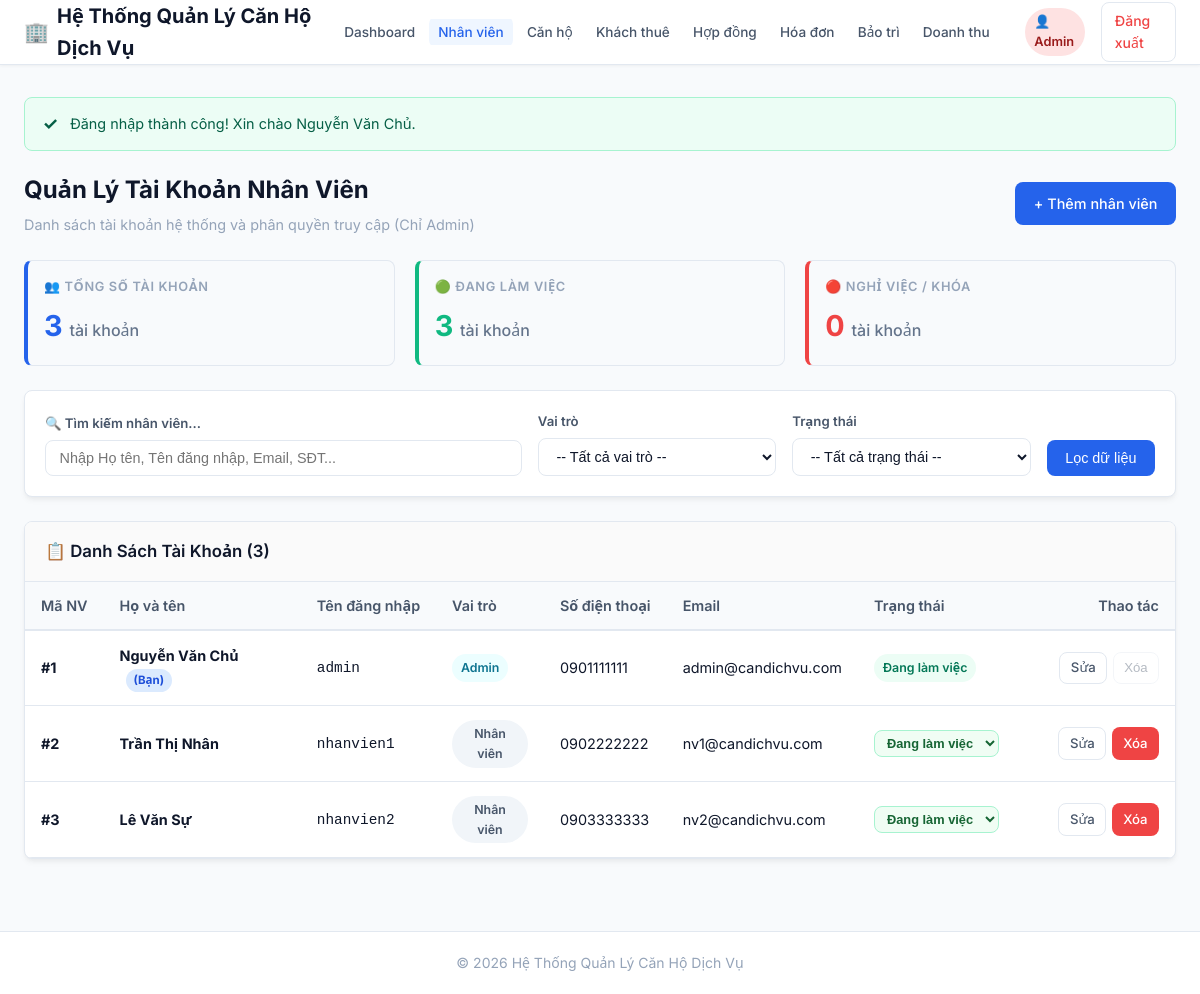
Screenshot of /QuanLyCanHo-Web/admin/nhan-vien/index.php (signed in) with the database file from the repository.
### tables this page shows
CREATE TABLE NhanVien (
    MaNV          INT AUTO_INCREMENT PRIMARY KEY,
    HoTen         VARCHAR(100) NOT NULL,
    TenDangNhap   VARCHAR(50)  NOT NULL UNIQUE,
    MatKhau       VARCHAR(255) NOT NULL,         
    VaiTro        VARCHAR(20)  NOT NULL DEFAULT 'NhanVien',  
    SoDienThoai   VARCHAR(15)  NULL,
    Email         VARCHAR(100) NULL,
    TrangThai     VARCHAR(20)  NOT NULL DEFAULT 'Đang làm việc',
    CHECK (VaiTro IN ('Admin','NhanVien'))
);

### QuanLyCanHo-Web/includes/functions.php (called while the page is built, shortened)
<?php
function e(?string $value): string
{
    return htmlspecialchars((string)($value ?? ''), ENT_QUOTES, 'UTF-8');
}
function url(string $path = ''): string
{
    $path = '/' . ltrim($path, '/');
    $scriptName = str_replace('\\', '/', $_SERVER['SCRIPT_NAME'] ?? '');
    $projectFolder = '/QuanLyCanHo-Web';
    $projectPosition = strpos($scriptName, $projectFolder);
    if ($projectPosition !== false && !str_starts_with($path, $projectFolder)) {
        $basePath = substr($scriptName, 0, $projectPosition + strlen($projectFolder));
        return $basePath . $path;
    }
    return $path;
}

### QuanLyCanHo-Web/admin/nhan-vien/index.php (the view, shortened to what this page needs)
<?php
require_once __DIR__ . '/../../includes/header.php';
$pdo = require __DIR__ . '/../../config/database.php';
$baseUrl = url('/admin/nhan-vien');
$currentUserId = (int)($_SESSION['MaNV'] ?? 0);
$totalCount = (int)$pdo->query('SELECT COUNT(*) FROM NhanVien')->fetchColumn();
$activeCount = (int)$pdo->query("SELECT COUNT(*) FROM NhanVien WHERE TrangThai = 'Đang làm việc'")->fetchColumn();
$inactiveCount = (int)$pdo->query("SELECT COUNT(*) FROM NhanVien WHERE TrangThai = 'Nghỉ việc'")->fetchColumn();
$keyword = trim((string)($_GET['keyword'] ?? ''));
$page = max(1, (int)($_GET['page'] ?? 1));
$perPage = 10;
$offset = ($page - 1) * $perPage;
$whereClauses = [];
$params = [];
$whereSql = !empty($whereClauses) ? 'WHERE ' . implode(' AND ', $whereClauses) : '';
$countStmt = $pdo->prepare("SELECT COUNT(*) FROM NhanVien $whereSql");
$countStmt->execute($params);
$totalMatching = (int)$countStmt->fetchColumn();
$sql = "SELECT * FROM NhanVien $whereSql ORDER BY MaNV ASC LIMIT $perPage OFFSET $offset";
$stmt = $pdo->prepare($sql);
$stmt->execute($params);
$employees = $stmt->fetchAll();
?>
<div class="page-header">
    <div>
        <h1 class="page-title">Quản Lý Tài Khoản Nhân Viên</h1>
        <p class="page-subtitle">Danh sách tài khoản hệ thống và phân quyền truy cập (Chỉ Admin)</p>
    </div>
    <div>
        <a href="<?= $baseUrl ?>/create.php" class="btn btn-primary">
            + Thêm nhân viên
        </a>
    </div>
</div>
<div class="detail-grid" style="grid-template-columns: repeat(auto-fit, minmax(220px, 1fr)); margin-bottom: 1.5rem;">
    <div class="detail-item" style="border-left: 4px solid var(--primary-color);">
        <div class="detail-label">👥 TỔNG SỐ TÀI KHOẢN</div>
        <div class="detail-value" style="font-size: 1.8rem; font-weight: 700; color: var(--primary-color);">
            <?= $totalCount ?> <span style="font-size: 1rem; font-weight: 500; color: #64748b;">tài khoản</span>
        </div>
    </div>
    <div class="detail-item" style="border-left: 4px solid var(--success-color);">
        <div class="detail-label">🟢 ĐANG LÀM VIỆC</div>
        <div class="detail-value" style="font-size: 1.8rem; font-weight: 700; color: var(--success-color);">
            <?= $activeCount ?> <span style="font-size: 1rem; font-weight: 500; color: #64748b;">tài khoản</span>
        </div>
    </div>
    <div class="detail-item" style="border-left: 4px solid var(--danger-color);">
        <div class="detail-label">🔴 NGHỈ VIỆC / KHÓA</div>
        <div class="detail-value" style="font-size: 1.8rem; font-weight: 700; color: var(--danger-color);">
            <?= $inactiveCount ?> <span style="font-size: 1rem; font-weight: 500; color: #64748b;">tài khoản</span>
        </div>
    </div>
</div>
<div class="filter-card mb-3">
    <form method="GET" action="" class="filter-form">
        <div class="filter-group" style="flex: 2; min-width: 250px;">
            <label for="keyword">🔍 Tìm kiếm nhân viên...</label>
            <input type="text"
                   id="keyword"
                   name="keyword"
                   class="form-control"
                   placeholder="Nhập Họ tên, Tên đăng nhập, Email, SĐT..."
                   value="<?= e($keyword) ?>">
        </div>
        <div class="filter-group" style="flex: 1; min-width: 160px;">
            <label for="role">Vai trò</label>
            <select name="role" id="role" class="form-control" onchange="this.form.submit()">
                <option value="">-- Tất cả vai trò --</option>
            </select>
        </div>
        <div class="filter-group" style="flex: 1; min-width: 160px;">
            <label for="status">Trạng thái</label>
            <select name="status" id="status" class="form-control" onchange="this.form.submit()">
                <option value="">-- Tất cả trạng thái --</option>
            </select>
        </div>
        <div style="display: flex; gap: 0.5rem; align-items: flex-end;">
            <button type="submit" class="btn btn-primary">Lọc dữ liệu</button>
        </div>
    </form>
</div>
<div class="card">
    <div class="card-header" style="background-color: #fafafa;">
        <h3 style="font-size: 1.05rem; font-weight: 600; color: var(--text-primary);">
            📋 Danh Sách Tài Khoản (<?= $totalMatching ?>)
        </h3>
    </div>
    <div class="table-responsive">
        <table class="table">
            <thead>
                <tr>
                    <th style="width: 70px;">Mã NV</th>
                    <th>Họ và tên</th>
                    <th>Tên đăng nhập</th>
                    <th>Vai trò</th>
                    <th>Số điện thoại</th>
                    <th>Email</th>
                    <th>Trạng thái</th>
                    <th style="text-align: right; width: 160px;">Thao tác</th>
                </tr>
            </thead>
            <tbody>
                <?php if (empty($employees)): ?>
                    <tr>
                        <td colspan="8" class="text-center" style="padding: 2.5rem 1rem; color: var(--text-muted);">
                            Không tìm thấy nhân viên nào phù hợp với điều kiện tìm kiếm.
                        </td>
                    </tr>
                <?php else: ?>
                    <?php foreach ($employees as $row): ?>
                        <?php $isSelf = ($currentUserId === (int)$row['MaNV']); ?>
                        <tr>
                            <td><strong>#<?= (int)$row['MaNV'] ?></strong></td>
                            <td>
                                <strong><?= e($row['HoTen']) ?></strong>
                                <?php if ($isSelf): ?>
                                    <span style="display: inline-block; padding: 2px 8px; border-radius: 9999px; font-size: 0.72rem; font-weight: 700; background-color: #dbeafe; color: #1d4ed8; margin-left: 6px;">(Bạn)</span>
                                <?php endif; ?>
                            </td>
                            <td><code><?= e($row['TenDangNhap']) ?></code></td>
                            <td>
                                <?php if ($row['VaiTro'] === 'Admin'): ?>
                                    <span class="badge badge-info">Admin</span>
                                <?php else: ?>
                                    <span class="badge badge-secondary">Nhân viên</span>
                                <?php endif; ?>
                            </td>
                            <td><?= e($row['SoDienThoai'] ?: '-') ?></td>
                            <td><?= e($row['Email'] ?: '-') ?></td>
                            <td>
                                <?php if ($isSelf): ?>
                                    <span class="badge badge-success" title="Tài khoản bạn đang đăng nhập">Đang làm việc</span>
                                <?php else: ?>
                                    <form method="POST" action="" style="display: inline-block; margin: 0;">
                                        <select name="trang_thai"
                                                class="form-control"
                                                style="padding: 0.25rem 0.5rem; font-size: 0.8rem; width: auto; font-weight: 600; display: inline-block; border-color: <?= ($row['TrangThai'] === 'Đang làm việc') ? '#a7f3d0' : '#fecaca' ?>; background-color: <?= ($row['TrangThai'] === 'Đang làm việc') ? '#f0fdf4' : '#fef2f2' ?>; color: <?= ($row['TrangThai'] === 'Đang làm việc') ? '#166534' : '#991b1b' ?>;"
                                                onchange="this.form.submit()">
                                            <option value="Đang làm việc" <?= ($row['TrangThai'] === 'Đang làm việc') ? 'selected' : '' ?>>Đang làm việc</option>
                                        </select>
                                    </form>
                                <?php endif; ?>
                            </td>
                            <td style="text-align: right; white-space: nowrap;">
                                <div style="display: inline-flex; gap: 0.35rem;">
                                    <a href="<?= $baseUrl ?>/edit.php?id=<?= (int)$row['MaNV'] ?>" class="btn btn-sm btn-outline">
                                        Sửa
                                    </a>
                                    <?php if ($isSelf): ?>
                                        <button type="button" class="btn btn-sm btn-outline" style="opacity: 0.4; cursor: not-allowed;" title="Không thể xóa tài khoản của chính bạn" disabled>
                                            Xóa
                                        </button>
                                    <?php else: ?>
                                        <a href="<?= $baseUrl ?>/delete.php?id=<?= (int)$row['MaNV'] ?>"
                                           class="btn btn-sm btn-danger"
                                           onclick="return confirm('Bạn có chắc chắn muốn xóa nhân viên &quot;<?= e($row['HoTen']) ?>&quot;?');">
                                            Xóa
                                        </a>
                                    <?php endif; ?>
                                </div>
                            </td>
                        </tr>
                    <?php endforeach; ?>
                <?php endif; ?>
            </tbody>
        </table>
    </div>
</div>
<?php require_once __DIR__ . '/../../includes/footer.php'; ?>

### QuanLyCanHo-Web/assets/css/style.css (style rules this page uses)
:root { --primary-color: #2563eb; --primary-hover: #1d4ed8; --primary-light: #eff6ff; --secondary-color: #64748b; --secondary-hover: #475569; --success-color: #10b981; --success-light: #ecfdf5; --warning-color: #f59e0b; --warning-light: #fffbeb; --danger-color: #ef4444; --danger-light: #fef2f2; --info-color: #06b6d4; --info-light: #ecfeff; --bg-main: #f8fafc; --bg-surface: #ffffff; --text-primary: #0f172a; --text-secondary: #475569; --text-muted: #94a3b8; --border-color: #e2e8f0; --border-radius: 8px; --box-shadow: 0 4px 6px -1px rgba(0, 0, 0, 0.05), 0 2px 4px -1px rgba(0, 0, 0, 0.03); --transition: all 0.2s ease-in-out; }
* { box-sizing: border-box; margin: 0; padding: 0; }
body { font-family: 'Inter', system-ui, -apple-system, BlinkMacSystemFont, 'Segoe UI', Roboto, Oxygen, Ubuntu, Cantarell, sans-serif; background-color: var(--bg-main); color: var(--text-primary); line-height: 1.6; display: flex; flex-direction: column; min-height: 100vh; }
a { color: var(--primary-color); text-decoration: none; transition: var(--transition); }
.page-header { display: flex; justify-content: space-between; align-items: center; margin-bottom: 1.5rem; flex-wrap: wrap; gap: 1rem; }
.page-title { font-size: 1.5rem; font-weight: 700; color: var(--text-primary); }
.page-subtitle { font-size: 0.9rem; color: var(--text-muted); margin-top: 0.25rem; }
.btn { display: inline-flex; align-items: center; justify-content: center; gap: 0.5rem; padding: 0.55rem 1.1rem; font-size: 0.9rem; font-weight: 500; border-radius: var(--border-radius); border: 1px solid transparent; cursor: pointer; transition: var(--transition); text-align: center; white-space: nowrap; }
.btn-sm { padding: 0.3rem 0.65rem; font-size: 0.825rem; }
.btn-primary { background-color: var(--primary-color); color: white; }
.btn-danger { background-color: var(--danger-color); color: white; }
.btn-outline { background-color: transparent; border-color: var(--border-color); color: var(--text-secondary); }
.filter-card { background-color: var(--bg-surface); border-radius: var(--border-radius); padding: 1.25rem; margin-bottom: 1.5rem; border: 1px solid var(--border-color); box-shadow: var(--box-shadow); }
.filter-form { display: flex; flex-wrap: wrap; gap: 1rem; align-items: flex-end; }
.filter-group { display: flex; flex-direction: column; gap: 0.35rem; flex: 1; min-width: 180px; }
.filter-group label { font-size: 0.825rem; font-weight: 600; color: var(--text-secondary); }
.form-control { padding: 0.55rem 0.85rem; font-size: 0.9rem; border: 1px solid var(--border-color); border-radius: var(--border-radius); background-color: #fff; color: var(--text-primary); width: 100%; outline: none; transition: var(--transition); }
.card { background-color: var(--bg-surface); border-radius: var(--border-radius); border: 1px solid var(--border-color); box-shadow: var(--box-shadow); margin-bottom: 1.5rem; overflow: hidden; }
.card-header { padding: 1rem 1.25rem; border-bottom: 1px solid var(--border-color); background-color: #fafafa; display: flex; justify-content: space-between; align-items: center; }
.card-header h3 { font-size: 1.05rem; font-weight: 600; color: var(--text-primary); }
.table-responsive { overflow-x: auto; }
.table { width: 100%; border-collapse: collapse; font-size: 0.9rem; text-align: left; }
.table th { background-color: #f8fafc; color: var(--text-secondary); font-weight: 600; padding: 0.75rem 1rem; border-bottom: 2px solid var(--border-color); white-space: nowrap; }
.table td { padding: 0.85rem 1rem; border-bottom: 1px solid var(--border-color); vertical-align: middle; }
.badge { display: inline-block; padding: 0.25rem 0.55rem; font-size: 0.775rem; font-weight: 600; border-radius: 9999px; text-align: center; }
.badge-success { background-color: var(--success-light); color: #047857; }
.badge-info { background-color: var(--info-light); color: #0e7490; }
.badge-secondary { background-color: #f1f5f9; color: #475569; }
.detail-grid { display: grid; grid-template-columns: repeat(auto-fit, minmax(280px, 1fr)); gap: 1.25rem; margin-bottom: 1.5rem; }
.detail-item { background-color: #f8fafc; padding: 1rem; border-radius: var(--border-radius); border: 1px solid var(--border-color); }
.detail-label { font-size: 0.8rem; font-weight: 600; color: var(--text-muted); text-transform: uppercase; letter-spacing: 0.05em; margin-bottom: 0.35rem; }
.detail-value { font-size: 1rem; font-weight: 500; color: var(--text-primary); }
.mb-3 { margin-bottom: 1.5rem; }

### rows the page displays
nhanvien: MaNV "1", HoTen "Nguyễn Văn Chủ", shows "(Bạn)", TenDangNhap "admin", VaiTro "Admin", SoDienThoai "0901111111", Email "admin@candichvu.com", shows "Đang làm việc", shows "Xóa"
nhanvien: MaNV "2", HoTen "Trần Thị Nhân", TenDangNhap "nhanvien1", VaiTro "Nhân viên", SoDienThoai "0902222222", Email "nv1@candichvu.com", trang_thai "Đang làm việc"
nhanvien: MaNV "3", HoTen "Lê Văn Sự", TenDangNhap "nhanvien2", VaiTro "Nhân viên", SoDienThoai "0903333333", Email "nv2@candichvu.com", trang_thai "Đang làm việc"

### other values shown
$item['label'] "Dashboard"
$item['label'] "Nhân viên"
$item['label'] "Căn hộ"
$item['label'] "Khách thuê"
$item['label'] "Hợp đồng"
$item['label'] "Hóa đơn"
$item['label'] "Bảo trì"
$item['label'] "Doanh thu"
$vaiTro ?: ($_SESSION['HoTenKhach'] ?? 'Khách hàng') "Admin"
$flashSuccess "Đăng nhập thành công! Xin chào Nguyễn Văn Chủ."
$totalCount "3"
$activeCount "3"
$inactiveCount "0"
$totalMatching "3"
